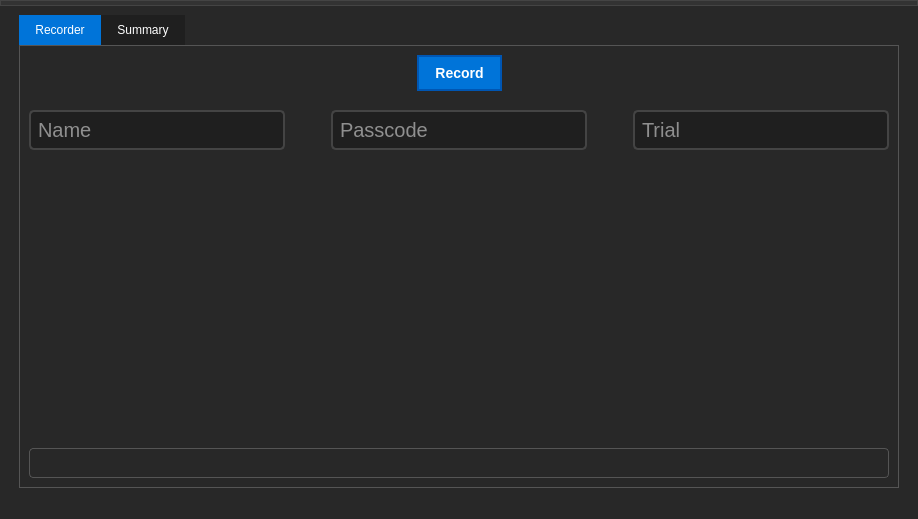
<?xml version="1.0" encoding="UTF-8"?>
<ui version="4.0">
 <class>MainWindow</class>
 <widget class="QMainWindow" name="MainWindow">
  <property name="geometry">
   <rect>
    <x>0</x>
    <y>0</y>
    <width>918</width>
    <height>519</height>
   </rect>
  </property>
  <property name="windowTitle">
   <string>MainWindow</string>
  </property>
  <property name="styleSheet">
   <string notr="true">/* Application Background */
QWidget {
    background-color: #282828; /* Dark Gray */
    color: #FFFFFF; /* White text */
}

/* Main Window */
QMainWindow {
    background-color: #282828; /* Dark Gray */
    color: #FFFFFF; /* White text */
}



/* Menu Items */
QMenu {
    background-color: #1F1F1F; /* Slightly Darker Gray */
    color: #FFFFFF; /* White text */
}

/* Menu Item Hover */
QMenu::item:selected {
    background-color: #444444; /* Dark Gray on hover */
}

/* Toolbars */
QToolBar {
    background-color: #1F1F1F; /* Slightly Darker Gray */
    color: #FFFFFF; /* White text */
}

/* Push Buttons */
QPushButton {
    background-color: #0074D9; /* Dark Blue */
    color: #FFFFFF; /* White text */
    border: 2px solid #0056B3; /* Darker Blue border */
    border-radius: 50px; /* Rounded corners */
    padding: 8px 16px; /* Padding around text */
    font-size: 14px; /* Font size */
    font-weight: bold; /* Bold text */
}

/* Push Button Hover */
QPushButton:hover {
    background-color: #0056B3; /* Darker Blue on hover */
}

/* Push Button Pressed */
QPushButton:pressed {
    background-color: #003E7D; /* Even darker blue when pressed */
}

/* Push Button Disabled */
QPushButton:disabled {
    background-color: #DDDDDD; /* Light gray for disabled */
    color: #999999; /* Dimmed text */
    border: 2px solid #CCCCCC; /* Slightly darker border for disabled */
}

/* LineEdits, TextEdits */
QLineEdit, QTextEdit {
    background-color: #1F1F1F; /* Slightly Darker Gray */
    color: #FFFFFF; /* White text */
    border: 2px solid #444444; /* Dark Gray border */
    border-radius: 5px; /* Rounded corners */
    padding: 5px; /* Padding around text */
    font-size: 20px;
}

/* LineEdit and TextEdit Focus */
QLineEdit:focus, QTextEdit:focus {
    border-color: #77A1D3; /* Light Blue border when focused */
}

/* ScrollBars */
QScrollBar:vertical {
    background-color: #1F1F1F; /* Slightly Darker Gray */
    width: 10px; /* Scroll bar width */
    border-radius: 5px; /* Rounded corners */
}

QScrollBar::handle:vertical {
    background-color: #444444; /* Dark Gray scroll bar handle */
}

QScrollBar::add-line:vertical, QScrollBar::sub-line:vertical {
    border: none;
    background: none;
}

/* Labels */
/* QLabel with Background Color */
QLabel#coloredLabel {
    background-color: #FF5733; /* Orange background */
    color: #FFFFFF; /* White text */
    padding: 5px; /* Padding around text */
    border-radius: 4px; /* Rounded corners */
}

/* QLabel with Border */
QLabel#borderedLabel {
    border: 2px solid #3498DB; /* Border with a blue color */
    padding: 5px; /* Padding around text */
    border-radius: 4px; /* Rounded corners */
}

/* QLabel with Custom Font */
QLabel#customFontLabel {
    font-family: &quot;Arial&quot;; /* Custom font family */
    font-size: 18px; /* Custom font size */
    font-weight: bold; /* Bold text */
}

/* QLabel with Text Shadow */
QLabel#shadowLabel {
    text-shadow: 2px 2px 4px #333333; /* Text shadow with offset and color */
}

/* QLabel with Underline */
QLabel#underlinedLabel {
    text-decoration: underline; /* Underline text */
}

/* QLabel with Strike Through */
QLabel#strikeThroughLabel {
    text-decoration: line-through; /* Strike through text */
}

/* QLabel with Text Alignment */
QLabel#centeredLabel {
    text-align: center; /* Center-align text */
}

/* QLabel with Text Color Gradient */
QLabel#gradientLabel {
    background: linear-gradient(to right, #3498DB, #FF5733); /* Text color gradient */
    -webkit-background-clip: text; /* Apply gradient to text */
    color: transparent; /* Hide text color */
}











/* Better QLabel Visualization */
QLabel {
    font-size: 16px; /* Adjust font size for better readability */
    padding: 5px; /* Add padding for better spacing */
    background-color: #282828; /* Dark Gray background */
    color: #FFFFFF; /* White text for contrast */
    border: 1px solid #555555; /* Subtle border */
    border-radius: 4px; /* Rounded corners */
}

/* QLabel with Hover Effect */
QLabel:hover {
    background-color: #333333; /* Slightly darker gray on hover */
}

/* QLabel with Custom Background Color */
QLabel#customColorLabel {
    background-color: #3498DB; /* Blue background for specific label */
    color: #FFFFFF; /* White text for contrast */
}

/* QLabel with Text Shadow */
QLabel#shadowLabel {
    text-shadow: 1px 1px 2px #000000; /* Light text shadow */
}

/* QLabel with Bold Text */
QLabel#boldTextLabel {
    font-weight: bold; /* Bold text */
}

/* QLabel with Italics */
QLabel#italicLabel {
    font-style: italic; /* Italics */
}

/* QLabel with Underline */
QLabel#underlinedLabel {
    text-decoration: underline; /* Underline text */
}

/* QLabel with Strike Through */
QLabel#strikeThroughLabel {
    text-decoration: line-through; /* Strike through text */
}










/* Slider Stylesheet */
QSlider {
    background: transparent; /* Transparent background */
    border: none; /* No border */
}

/* Slider Groove (Track) */
QSlider::groove:horizontal {
    background: #555555; /* Gray track background */
    height: 6px; /* Height of the track */
    border-radius: 3px; /* Rounded corners */
}

/* Slider Handle */
QSlider::handle:horizontal {
    background: #3498DB; /* Blue handle background */
    width: 16px; /* Width of the handle */
    margin: -8px 0; /* Center the handle vertically */
    border-radius: 8px; /* Round handle corners */
}

/* Slider Handle Hovered State */
QSlider::handle:horizontal:hover {
    background: #2581C0; /* Darker blue on hover */
}

/* Slider Handle Pressed State */
QSlider::handle:horizontal:pressed {
    background: #1B6CAB; /* Even darker blue when pressed */
}















/* Checkbox Stylesheet for Dark Background (Enhanced) */
QCheckBox {
    background: transparent; /* Transparent background */
    spacing: 5px; /* Spacing between the checkbox and text */
    font-size: 14px; /* Font size */
    font-weight: bold; /* Bold text */
    color: #FFFFFF; /* White text for contrast */
}

/* Checkbox Indicator (Unchecked) */
QCheckBox::indicator {
    width: 16px; /* Width of the indicator */
    height: 16px; /* Height of the indicator */
    border: 2px solid #FFFFFF; /* White border for contrast */
    border-radius: 3px; /* Rounded indicator */
}

/* Checkbox Indicator (Checked) */
QCheckBox::indicator:checked {
    background: #3498DB; /* Blue background when checked */
    border: 2px solid #FFFFFF; /* White border when checked */
}

/* Checkbox Indicator (Hovered) */
QCheckBox::indicator:hover {
    border: 2px solid #FFFFFF; /* White border on hover for contrast */
}

/* Checkbox Text (Unchecked) */
QCheckBox::indicator:unchecked {
    background: transparent; /* Transparent background for unchecked */
    border-radius: 3px; /* Rounded indicator */
}

/* Checkbox Text (Checked) */
QCheckBox::indicator:checked:hover {
    border: 2px solid #FFFFFF; /* White border on hover when checked */
}

/* Checkbox Text (Hovered) */
QCheckBox::indicator:unchecked:hover {
    border: 2px solid #FFFFFF; /* White border on hover for unchecked */
}

/* Checkbox Text (Disabled) */
QCheckBox:disabled {
    color: #888888; /* Dimmed text for disabled */
}

/* Checkbox Indicator (Disabled) */
QCheckBox::indicator:unchecked:disabled {
    background: transparent; /* Transparent background for unchecked when disabled */
    border: 2px solid #777777; /* Slightly darker gray border for unchecked when disabled */
}

QCheckBox::indicator:checked:disabled {
    background: #999999; /* Light gray background when checked and disabled */
}













/* QGraphicsView Stylesheet */
QGraphicsView {
    background-color: #333333; /* Dark background color */
    border: 1px solid #555555; /* Border for the QGraphicsView */
    border-radius: 4px; /* Rounded corners */
}

/* Scroll Bars */
QScrollBar:horizontal, QScrollBar:vertical {
    background-color: #555555; /* Scroll bar background color */
    border-radius: 4px; /* Rounded corners for the scroll bars */
}

QScrollBar::handle:horizontal, QScrollBar::handle:vertical {
    background-color: #888888; /* Scroll bar handle color */
    border-radius: 4px; /* Rounded handle */
}

QScrollBar::handle:horizontal:hover, QScrollBar::handle:vertical:hover {
    background-color: #AAAAAA; /* Hover effect on the handle */
}

QScrollBar::sub-line, QScrollBar::add-line {
    background: none; /* No background for arrow buttons */
}

QScrollBar::add-line:vertical {
    height: 0px; /* Hide vertical scroll bar's bottom arrow button */
}

QScrollBar::sub-line:vertical {
    height: 0px; /* Hide vertical scroll bar's top arrow button */
}

QScrollBar::add-line:horizontal {
    width: 0px; /* Hide horizontal scroll bar's right arrow button */
}

QScrollBar::sub-line:horizontal {
    width: 0px; /* Hide horizontal scroll bar's left arrow button */
}













/* QTextEdit Stylesheet (Improved) */
QTextEdit {
    background-color: #282828; /* Dark background */
    border: 1px solid #444444; /* Dark gray border */
    border-radius: 4px; /* Rounded corners */
    font-size: 4px; /* Font size */
    color: #FFFFFF; /* White text color */
    padding: 5px; /* Padding around the text */
}

/* QTextEdit Focus State */
QTextEdit:focus {
    border-color: #3498DB; /* Blue border when focused */
}

/* QTextEdit Scroll Bars */
QTextEdit QScrollBar:vertical {
    background-color: #282828; /* Dark background for vertical scrollbar */
    width: 12px; /* Scroll bar width */
    margin: 0px; /* No margin for scrollbar */
}

QTextEdit QScrollBar::handle:vertical {
    background-color: #555555; /* Gray scrollbar handle */
    border-radius: 6px; /* Rounded scrollbar handle */
}

QTextEdit QScrollBar::add-line:vertical,
QTextEdit QScrollBar::sub-line:vertical {
    background: none; /* No background for arrow buttons */
}

QTextEdit QScrollBar::add-page:vertical,
QTextEdit QScrollBar::sub-page:vertical {
    background: none; /* No background for page buttons */
}


/* Custom Styles for Signal Viewer Components */
/* Add your custom styles for specific components here */












/* QMenuBar Stylesheet for Dark Theme */
QMenuBar {
    background-color: #333333; /* Dark background color */
    color: #FFFFFF; /* Text color */
    padding: 2px; /* Add some padding to the menu bar */
    border: 1px solid #444444; /* Dark gray border */
}

/* QMenuBar Item Styles */
QMenuBar::item {
    background-color: transparent; /* Transparent background for items */
    padding: 6px 12px; /* Padding for items */
    border-radius: 4px; /* Rounded corners for items */
}

/* QMenuBar Item Hover State */
QMenuBar::item:hover {
    background-color: #555555; /* Slightly darker background on hover */
}

/* QMenuBar Item Pressed State */
QMenuBar::item:pressed {
    background-color: #1B6CAB; /* Darker blue background when pressed */
    color: #FFFFFF; /* White text color when pressed */
}

/* QMenuBar Submenu Arrow */
QMenuBar::item:open:menu {
    subcontrol-origin: padding;
    subcontrol-position: right;
    padding-right: 8px; /* Spacing for submenu arrow */
    border-top-right-radius: 4px; /* Rounded corner for the right side */
    border-bottom-right-radius: 4px; /* Rounded corner for the right side */
}

/* QMenuBar Submenu Styles */
QMenu {
    background-color: #333333; /* Dark background for submenu */
    border: 1px solid #444444; /* Dark gray border for submenu */
}

/* QMenuBar Submenu Item Styles */
QMenu::item {
    background-color: transparent; /* Transparent background for submenu items */
    padding: 6px 18px; /* Padding for submenu items */
}

/* QMenuBar Submenu Item Hover State */
QMenu::item:hover {
    background-color: #555555; /* Slightly darker background on hover for submenu items */
}




/* QMenuBar Stylesheet with Enhanced Text */
QMenuBar {
    background-color: #333333; /* Dark background color */
    color: #FFFFFF; /* Text color */
    padding: 2px; /* Add some padding to the menu bar */
    border: 1px solid #444444; /* Dark gray border */
    font-size: 16px; /* Font size for menu bar items */
    font-weight: bold; /* Bold text for menu bar items */
}

/* QMenuBar Item Styles */
QMenuBar::item {
    background-color: transparent; /* Transparent background for items */
    padding: 6px 12px; /* Padding for items */
    border-radius: 4px; /* Rounded corners for items */
}

/* QMenuBar Item Hover State */
QMenuBar::item:hover {
    background-color: #555555; /* Slightly darker background on hover */
}

/* QMenuBar Item Pressed State */
QMenuBar::item:pressed {
    background-color: #1B6CAB; /* Darker blue background when pressed */
    color: #FFFFFF; /* White text color when pressed */
}

/* QMenuBar Submenu Arrow */
QMenuBar::item:open:menu {
    subcontrol-origin: padding;
    subcontrol-position: right;
    padding-right: 8px; /* Spacing for submenu arrow */
    border-top-right-radius: 4px; /* Rounded corner for the right side */
    border-bottom-right-radius: 4px; /* Rounded corner for the right side */
}

/* QMenuBar Submenu Styles */
QMenu {
    background-color: #333333; /* Dark background for submenu */
    border: 1px solid #444444; /* Dark gray border for submenu */
}

/* QMenuBar Submenu Item Styles */
QMenu::item {
    background-color: transparent; /* Transparent background for submenu items */
    padding: 6px 18px; /* Padding for submenu items */
}

/* QMenuBar Submenu Item Hover State */
QMenu::item:hover {
    background-color: #555555; /* Slightly darker background on hover for submenu items */
}



/* ComboBox Stylesheet */
QComboBox {
    background-color: #1F1F1F; /* Slightly Darker Gray */
    color: #FFFFFF; /* White text */
    border: 2px solid #444444; /* Dark Gray border */
    border-radius: 5px; /* Rounded corners */
    padding: 5px; /* Padding around text */
    min-width: 6em; /* Minimum width of the combo box */
}

/* ComboBox Arrow */
QComboBox::drop-down {
    subcontrol-origin: padding;
    subcontrol-position: center right;
    width: 15px; /* Adjust the width of the arrow */
    border-left-width: 0px; /* No border on the left side of the arrow */
    border-top-right-radius: 5px; /* Rounded top-right corner for arrow background */
    border-bottom-right-radius: 5px; /* Rounded bottom-right corner for arrow background */
    background-color: #444444; /* Dark Gray for the arrow background */
}

/* ComboBox Items */
QComboBox QAbstractItemView {
    background-color: #1F1F1F; /* Slightly Darker Gray */
    color: #FFFFFF; /* White text */
    selection-background-color: #444444; /* Dark Gray on item selection */
}

/* ComboBox Hovered State */
QComboBox QAbstractItemView::item:hover {
    background-color: #444444; /* Dark Gray on item hover */
}

/* ComboBox Focus State */
QComboBox:focus {
    border-color: #77A1D3; /* Light Blue border when focused */
}


/* QTabWidget Stylesheet */
QTabWidget {
    background-color: #282828; /* Dark Gray background */
    color: #FFFFFF; /* White text */
}

/* QTabWidget Tab Bar */
QTabBar {
    background-color: #1F1F1F; /* Slightly Darker Gray */
    color: #FFFFFF; /* White text */
}

/* QTabWidget Tab Item */
QTabBar::tab {
    background-color: #1F1F1F; /* Slightly Darker Gray */
    color: #FFFFFF; /* White text */
    padding: 8px 16px; /* Padding around text */
}

/* QTabWidget Tab Item Hover State */
QTabBar::tab:hover {
    background-color: #444444; /* Dark Gray on hover */
}

/* QTabWidget Tab Item Selected State */
QTabBar::tab:selected {
    background-color: #0074D9; /* Dark Blue when selected */
}

/* QTabWidget Tab Item Disabled State */
QTabBar::tab:disabled {
    background-color: #DDDDDD; /* Light gray for disabled */
    color: #999999; /* Dimmed text */
}

/* QTabWidget Pane */
QTabWidget::pane {
    background-color: #282828; /* Dark Gray background */
    border: 1px solid #555555; /* Subtle border */
}

/* QTabWidget Content Area */
QTabWidget::tab-content {
    background-color: #282828; /* Dark Gray background for content area */
    color: #FFFFFF; /* White text */
    border: 1px solid #555555; /* Subtle border for content area */
    border-top: none; /* Remove top border to seamlessly blend with the tab bar */
}

/* QTableWidget Stylesheet */
QTableWidget {
    background-color: #282828; /* Dark Gray background */
    color: #FFFFFF; /* White text */
    gridline-color: #555555; /* Color of gridlines */
    selection-background-color: #444444; /* Dark Gray on item selection */
}

/* QTableWidget Header */
QHeaderView {
    background-color: #1F1F1F; /* Slightly Darker Gray for header */
    color: #FFFFFF; /* White text */
    border: 1px solid #555555; /* Subtle border for header */
}

/* QTableWidget Header Section */
QHeaderView::section {
    background-color: #1F1F1F; /* Slightly Darker Gray for header section */
    color: #FFFFFF; /* White text */
    padding: 5px; /* Padding for header section */
}

/* QTableWidget Header Section Hover State */
QHeaderView::section:hover {
    background-color: #444444; /* Dark Gray on hover */
}

/* QTableWidget Item */
QTableWidget::item {
    background-color: #1F1F1F; /* Slightly Darker Gray for items */
    color: #FFFFFF; /* White text */
    border: 1px solid #555555; /* Subtle border for items */
    padding: 5px; /* Padding for items */
}

/* QTableWidget Item Hover State */
QTableWidget::item:hover {
    background-color: #444444; /* Dark Gray on hover */
}

/* QTableWidget Item Selected State */
QTableWidget::item:selected {
    background-color: #0074D9; /* Dark Blue when selected */
}

/* QTableWidget Item Disabled State */
QTableWidget::item:disabled {
    background-color: #DDDDDD; /* Light gray for disabled */
    color: #999999; /* Dimmed text */
    border: 1px solid #CCCCCC; /* Slightly darker border for disabled items */
}

/* QTableWidget Focus State */
QTableWidget:focus {
    border-color: #77A1D3; /* Light Blue border when focused */
}

/* QTableWidget Alternating Row Colors */
QTableWidget::alternate-background-color {
    background-color: #282828; /* Dark Gray for alternating rows */
}


</string>
  </property>
  <widget class="QWidget" name="centralwidget">
   <layout class="QGridLayout" name="gridLayout">
    <item row="0" column="0">
     <spacer name="horizontalSpacer_3">
      <property name="orientation">
       <enum>Qt::Horizontal</enum>
      </property>
      <property name="sizeType">
       <enum>QSizePolicy::Fixed</enum>
      </property>
      <property name="sizeHint" stdset="0">
       <size>
        <width>10</width>
        <height>20</height>
       </size>
      </property>
     </spacer>
    </item>
    <item row="0" column="2">
     <spacer name="horizontalSpacer_4">
      <property name="orientation">
       <enum>Qt::Horizontal</enum>
      </property>
      <property name="sizeType">
       <enum>QSizePolicy::Fixed</enum>
      </property>
      <property name="sizeHint" stdset="0">
       <size>
        <width>10</width>
        <height>20</height>
       </size>
      </property>
     </spacer>
    </item>
    <item row="0" column="1">
     <widget class="QTabWidget" name="tabWidget">
      <property name="currentIndex">
       <number>0</number>
      </property>
      <widget class="QWidget" name="RecorderTab">
       <attribute name="title">
        <string>Recorder</string>
       </attribute>
       <layout class="QGridLayout" name="gridLayout_3">
        <item row="0" column="0">
         <layout class="QVBoxLayout" name="verticalLayout_2">
          <item>
           <layout class="QHBoxLayout" name="horizontalLayout">
            <item>
             <spacer name="horizontalSpacer_2">
              <property name="orientation">
               <enum>Qt::Horizontal</enum>
              </property>
              <property name="sizeHint" stdset="0">
               <size>
                <width>40</width>
                <height>20</height>
               </size>
              </property>
             </spacer>
            </item>
            <item>
             <widget class="QPushButton" name="RecordButton">
              <property name="text">
               <string>Record</string>
              </property>
             </widget>
            </item>
            <item>
             <spacer name="horizontalSpacer">
              <property name="orientation">
               <enum>Qt::Horizontal</enum>
              </property>
              <property name="sizeHint" stdset="0">
               <size>
                <width>40</width>
                <height>20</height>
               </size>
              </property>
             </spacer>
            </item>
           </layout>
          </item>
          <item>
           <spacer name="verticalSpacer_2">
            <property name="orientation">
             <enum>Qt::Vertical</enum>
            </property>
            <property name="sizeType">
             <enum>QSizePolicy::Fixed</enum>
            </property>
            <property name="sizeHint" stdset="0">
             <size>
              <width>20</width>
              <height>13</height>
             </size>
            </property>
           </spacer>
          </item>
          <item>
           <layout class="QHBoxLayout" name="horizontalLayout_2">
            <item>
             <widget class="QLineEdit" name="NameEdit">
              <property name="placeholderText">
               <string>Name</string>
              </property>
             </widget>
            </item>
            <item>
             <spacer name="horizontalSpacer_5">
              <property name="orientation">
               <enum>Qt::Horizontal</enum>
              </property>
              <property name="sizeType">
               <enum>QSizePolicy::Fixed</enum>
              </property>
              <property name="sizeHint" stdset="0">
               <size>
                <width>40</width>
                <height>20</height>
               </size>
              </property>
             </spacer>
            </item>
            <item>
             <widget class="QLineEdit" name="PasscodeEdit">
              <property name="placeholderText">
               <string>Passcode</string>
              </property>
             </widget>
            </item>
            <item>
             <spacer name="horizontalSpacer_6">
              <property name="orientation">
               <enum>Qt::Horizontal</enum>
              </property>
              <property name="sizeType">
               <enum>QSizePolicy::Fixed</enum>
              </property>
              <property name="sizeHint" stdset="0">
               <size>
                <width>40</width>
                <height>20</height>
               </size>
              </property>
             </spacer>
            </item>
            <item>
             <widget class="QLineEdit" name="TrialEdit">
              <property name="placeholderText">
               <string>Trial</string>
              </property>
             </widget>
            </item>
           </layout>
          </item>
          <item>
           <spacer name="verticalSpacer_3">
            <property name="orientation">
             <enum>Qt::Vertical</enum>
            </property>
            <property name="sizeType">
             <enum>QSizePolicy::Fixed</enum>
            </property>
            <property name="sizeHint" stdset="0">
             <size>
              <width>20</width>
              <height>13</height>
             </size>
            </property>
           </spacer>
          </item>
          <item>
           <widget class="PlotWidget" name="SpectWidget" native="true">
            <property name="sizePolicy">
             <sizepolicy hsizetype="Expanding" vsizetype="Expanding">
              <horstretch>0</horstretch>
              <verstretch>0</verstretch>
             </sizepolicy>
            </property>
           </widget>
          </item>
          <item>
           <spacer name="verticalSpacer">
            <property name="orientation">
             <enum>Qt::Vertical</enum>
            </property>
            <property name="sizeType">
             <enum>QSizePolicy::Fixed</enum>
            </property>
            <property name="sizeHint" stdset="0">
             <size>
              <width>20</width>
              <height>13</height>
             </size>
            </property>
           </spacer>
          </item>
          <item>
           <widget class="QLabel" name="AccessLabel">
            <property name="text">
             <string/>
            </property>
           </widget>
          </item>
         </layout>
        </item>
       </layout>
      </widget>
      <widget class="QWidget" name="SummaryTab">
       <attribute name="title">
        <string>Summary</string>
       </attribute>
       <layout class="QGridLayout" name="gridLayout_2">
        <item row="0" column="0">
         <layout class="QVBoxLayout" name="verticalLayout">
          <item>
           <widget class="QTableWidget" name="tableWidget"/>
          </item>
          <item>
           <widget class="QTableWidget" name="tableWidget_2"/>
          </item>
         </layout>
        </item>
       </layout>
      </widget>
     </widget>
    </item>
   </layout>
  </widget>
  <widget class="QMenuBar" name="menubar">
   <property name="geometry">
    <rect>
     <x>0</x>
     <y>0</y>
     <width>918</width>
     <height>40</height>
    </rect>
   </property>
  </widget>
  <widget class="QStatusBar" name="statusbar"/>
 </widget>
 <customwidgets>
  <customwidget>
   <class>PlotWidget</class>
   <extends>QWidget</extends>
   <header location="global">pyqtgraph.h</header>
   <container>1</container>
  </customwidget>
 </customwidgets>
 <resources/>
 <connections/>
</ui>
